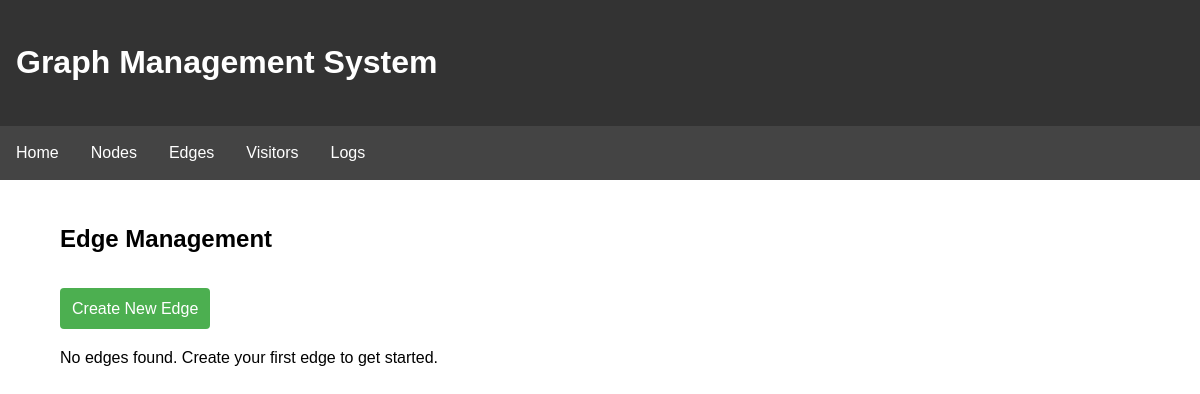
/edges, run on an earlier commit of the app's database.
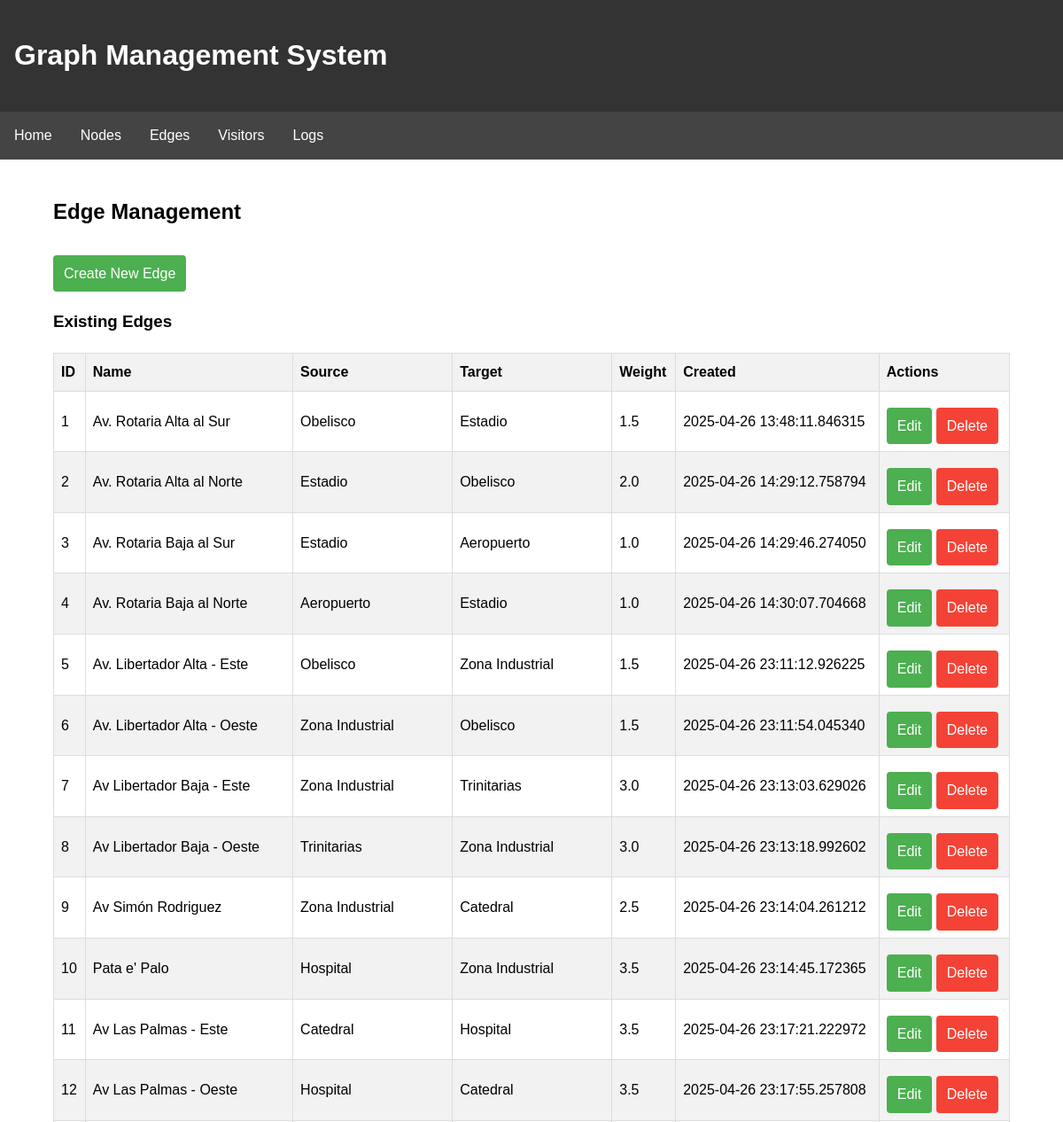
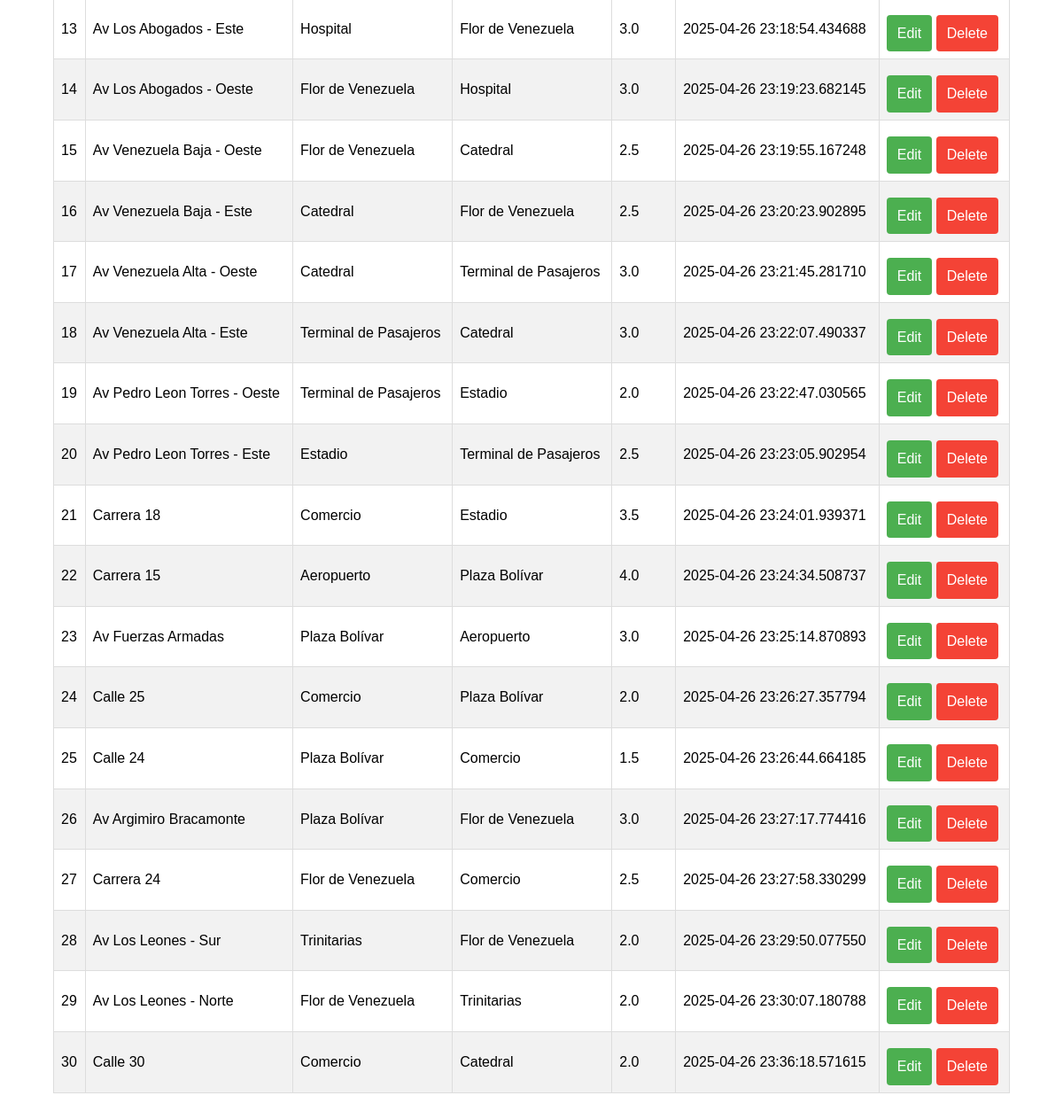
And on a later commit of the database (2 pictures, top to bottom).
### src/backend/models.py (models this page shows, shortened)
class Edge(db.Model):
    __tablename__ = 'edges'
    id: Mapped[int] = mapped_column(Integer, primary_key=True)
    source_id: Mapped[int] = mapped_column(Integer, ForeignKey('nodes.id'), nullable=False)
    target_id: Mapped[int] = mapped_column(Integer, ForeignKey('nodes.id'), nullable=False)
    name: Mapped[str] = mapped_column(String(100), nullable=False)
    weight: Mapped[float] = mapped_column(Float, default=1.0)
    created_at: Mapped[datetime] = mapped_column(DateTime, default=datetime.utcnow)
    updated_at: Mapped[datetime] = mapped_column(DateTime, default=datetime.utcnow, onupdate=datetime.utcnow)
    source: Mapped["Node"] = relationship('Node', foreign_keys=[source_id], back_populates='outgoing_edges')
    target: Mapped["Node"] = relationship('Node', foreign_keys=[target_id], back_populates='incoming_edges')
    __table_args__ = (UniqueConstraint('source_id', 'target_id', name='_source_target_uc'),)

class Node(db.Model):
    __tablename__ = 'nodes'
    id: Mapped[int] = mapped_column(Integer, primary_key=True)
    name: Mapped[str] = mapped_column(String(100), nullable=False, unique=True)
    description: Mapped[Optional[str]] = mapped_column(Text, nullable=True)
    created_at: Mapped[datetime] = mapped_column(DateTime, default=datetime.utcnow)
    updated_at: Mapped[datetime] = mapped_column(DateTime, default=datetime.utcnow, onupdate=datetime.utcnow)
    outgoing_edges: Mapped[List["Edge"]] = relationship('Edge', back_populates='source', foreign_keys='Edge.source_id', cascade='all, delete-orphan')
    incoming_edges: Mapped[List["Edge"]] = relationship('Edge', back_populates='target', foreign_keys='Edge.target_id', cascade='all, delete-orphan')
    visitors: Mapped[List["Visitor"]] = relationship('Visitor', back_populates='current_node', cascade='all, delete-orphan')

### src/integrated_app.py (the view)
@app.route('/edges')
def edges_page():
    edges = db.session.execute(db.select(Edge)).scalars().all()
    return render_template('edges.html', edges=edges)

### src/templates/edges.html (shortened to what this page needs)
{% extends "base.html" %}
{% block content %}
    <h2>Edge Management</h2>
    <a href="/edges/new" class="btn">Create New Edge</a>
    {% if edges %}
        <h3>Existing Edges</h3>
        <table>
            <thead>
                <tr>
                    <th>ID</th>
                    <th>Name</th>
                    <th>Source</th>
                    <th>Target</th>
                    <th>Weight</th>
                    <th>Created</th>
                    <th>Actions</th>
                </tr>
            </thead>
            <tbody>
                {% for edge in edges %}
                <tr>
                    <td>{{ edge.id }}</td>
                    <td>{{ edge.name }}</td>
                    <td>{{ edge.source.name }}</td>
                    <td>{{ edge.target.name }}</td>
                    <td>{{ edge.weight }}</td>
                    <td>{{ edge.created_at }}</td>
                    <td>
                        <a href="/edges/{{ edge.id }}/edit" class="btn">Edit</a>
                        <a href="/edges/{{ edge.id }}/delete" class="btn btn-danger" onclick="return confirm('Are you sure you want to delete this edge?')">Delete</a>
                    </td>
                </tr>
                {% endfor %}
            </tbody>
        </table>
    {% else %}
        <p>No edges found. Create your first edge to get started.</p>
    {% endif %}
{% endblock %}

What changed in the data, as far as the page shows it:
added Edge: id "1", name "Av. Rotaria Alta al Sur", source.name "Obelisco", target.name "Estadio", weight "1.5", created_at "2025-04-26 13:48:11.846315"
added Edge: id "2", name "Av. Rotaria Alta al Norte", source.name "Estadio", target.name "Obelisco", weight "2.0", created_at "2025-04-26 14:29:12.758794"
added Edge: id "3", name "Av. Rotaria Baja al Sur", source.name "Estadio", target.name "Aeropuerto", weight "1.0", created_at "2025-04-26 14:29:46.274050"
added Edge: id "4", name "Av. Rotaria Baja al Norte", source.name "Aeropuerto", target.name "Estadio", weight "1.0", created_at "2025-04-26 14:30:07.704668"
added Edge: id "5", name "Av. Libertador Alta - Este", source.name "Obelisco", target.name "Zona Industrial", weight "1.5", created_at "2025-04-26 23:11:12.926225"
added Edge: id "6", name "Av. Libertador Alta - Oeste", source.name "Zona Industrial", target.name "Obelisco", weight "1.5", created_at "2025-04-26 23:11:54.045340"
added Edge: id "7", name "Av Libertador Baja - Este", source.name "Zona Industrial", target.name "Trinitarias", weight "3.0", created_at "2025-04-26 23:13:03.629026"
added Edge: id "8", name "Av Libertador Baja - Oeste", source.name "Trinitarias", target.name "Zona Industrial", weight "3.0", created_at "2025-04-26 23:13:18.992602"
added Edge: id "9", name "Av Simón Rodriguez", source.name "Zona Industrial", target.name "Catedral", weight "2.5", created_at "2025-04-26 23:14:04.261212"
added Edge: id "10", name "Pata e' Palo", source.name "Hospital", target.name "Zona Industrial", weight "3.5", created_at "2025-04-26 23:14:45.172365"
added Edge: id "11", name "Av Las Palmas - Este", source.name "Catedral", target.name "Hospital", weight "3.5", created_at "2025-04-26 23:17:21.222972"
added Edge: id "12", name "Av Las Palmas - Oeste", source.name "Hospital", target.name "Catedral", weight "3.5", created_at "2025-04-26 23:17:55.257808"
added Edge: id "13", name "Av Los Abogados - Este", source.name "Hospital", target.name "Flor de Venezuela", weight "3.0", created_at "2025-04-26 23:18:54.434688"
added Edge: id "14", name "Av Los Abogados - Oeste", source.name "Flor de Venezuela", target.name "Hospital", weight "3.0", created_at "2025-04-26 23:19:23.682145"
added Edge: id "15", name "Av Venezuela Baja - Oeste", source.name "Flor de Venezuela", target.name "Catedral", weight "2.5", created_at "2025-04-26 23:19:55.167248"
added Edge: id "16", name "Av Venezuela Baja - Este", source.name "Catedral", target.name "Flor de Venezuela", weight "2.5", created_at "2025-04-26 23:20:23.902895"
added Edge: id "17", name "Av Venezuela Alta - Oeste", source.name "Catedral", target.name "Terminal de Pasajeros", weight "3.0", created_at "2025-04-26 23:21:45.281710"
added Edge: id "18", name "Av Venezuela Alta - Este", source.name "Terminal de Pasajeros", target.name "Catedral", weight "3.0", created_at "2025-04-26 23:22:07.490337"
added Edge: id "19", name "Av Pedro Leon Torres - Oeste", source.name "Terminal de Pasajeros", target.name "Estadio", weight "2.0", created_at "2025-04-26 23:22:47.030565"
added Edge: id "20", name "Av Pedro Leon Torres - Este", source.name "Estadio", target.name "Terminal de Pasajeros", weight "2.5", created_at "2025-04-26 23:23:05.902954"
added Edge: id "21", name "Carrera 18", source.name "Comercio", target.name "Estadio", weight "3.5", created_at "2025-04-26 23:24:01.939371"
added Edge: id "22", name "Carrera 15", source.name "Aeropuerto", target.name "Plaza Bolívar", weight "4.0", created_at "2025-04-26 23:24:34.508737"
added Edge: id "23", name "Av Fuerzas Armadas", source.name "Plaza Bolívar", target.name "Aeropuerto", weight "3.0", created_at "2025-04-26 23:25:14.870893"
added Edge: id "24", name "Calle 25", source.name "Comercio", target.name "Plaza Bolívar", weight "2.0", created_at "2025-04-26 23:26:27.357794"
added Edge: id "25", name "Calle 24", source.name "Plaza Bolívar", target.name "Comercio", weight "1.5", created_at "2025-04-26 23:26:44.664185"
added Edge: id "26", name "Av Argimiro Bracamonte", source.name "Plaza Bolívar", target.name "Flor de Venezuela", weight "3.0", created_at "2025-04-26 23:27:17.774416"
added Edge: id "27", name "Carrera 24", source.name "Flor de Venezuela", target.name "Comercio", weight "2.5", created_at "2025-04-26 23:27:58.330299"
added Edge: id "28", name "Av Los Leones - Sur", source.name "Trinitarias", target.name "Flor de Venezuela", weight "2.0", created_at "2025-04-26 23:29:50.077550"
added Edge: id "29", name "Av Los Leones - Norte", source.name "Flor de Venezuela", target.name "Trinitarias", weight "2.0", created_at "2025-04-26 23:30:07.180788"
added Edge: id "30", name "Calle 30", source.name "Comercio", target.name "Catedral", weight "2.0", created_at "2025-04-26 23:36:18.571615"
Also different on the page:
text no longer shown: "No edges found. Create your first edge to get started."
text now shown: "Existing Edges ID Name Source Target Weight Created Actions"
